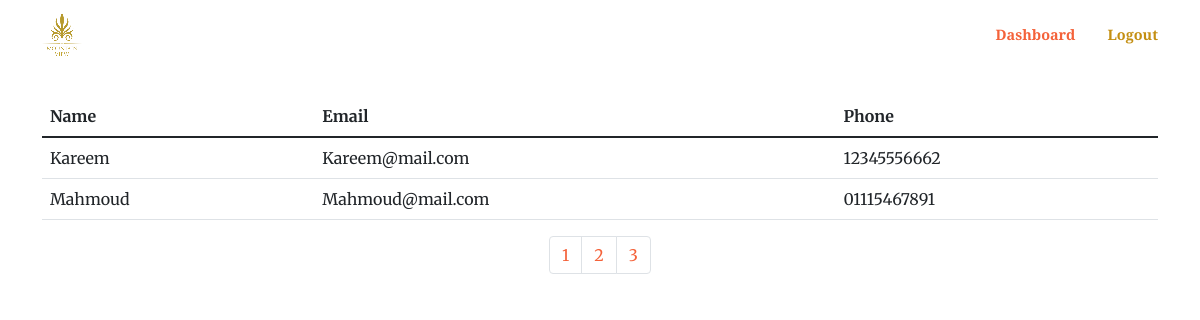
The page /dashboard.php?page=3 (signed in) on the database its author committed.
### tables this page shows
CREATE TABLE `db_clients` (
  `id` int NOT NULL,
  `name` text NOT NULL,
  `email` varchar(191) NOT NULL,
  `phone_no` varchar(191) NOT NULL,
  `status` int NOT NULL DEFAULT '1',
  `created_at` timestamp NOT NULL DEFAULT CURRENT_TIMESTAMP,
  `modified_at` timestamp NOT NULL DEFAULT CURRENT_TIMESTAMP
);

### Model/Db.php (called while the page is built, shortened)
<?php
  class Db {
    protected $dbName = 'landing_2';
    protected $dbHost = 'localhost';
    protected $dbUser = 'root';
    protected $dbPass = 'user';
    protected $dbHandler, $dbStmt;
    public function __construct()
    {
      $Dsn = "mysql:host=" . $this->dbHost . ';dbname=' . $this->dbName;
      $Options = array(
        PDO::ATTR_PERSISTENT => true,
        PDO::ATTR_ERRMODE => PDO::ERRMODE_EXCEPTION
      );
      try {
        $this->dbHandler = new PDO($Dsn, $this->dbUser, $this->dbPass, $Options);
      } catch (Exception $e) {
        var_dump('Couldn\'t Establish A Database Connection. Due to the following reason: ' . $e->getMessage());
      }
    }
    public function query($query)
    {
      $this->dbStmt = $this->dbHandler->prepare($query);
    }
    public function execute()
    {
      $this->dbStmt->execute();
      return true;
    }
    public function fetch()
    {
      $this->execute();
      return $this->dbStmt->fetch(PDO::FETCH_ASSOC);
    }
    public function fetchAll()
    {
      $this->execute();
      return $this->dbStmt->fetchAll(PDO::FETCH_ASSOC);
    }
  }
 ?>

### controller/Dashboard.php (called while the page is built, shortened)
<?php
  require_once('./Model/DashboardModel.php');
  class Dashboard extends Controller {
    private $dashboardModel;
    public function __construct()
    {
      $this->dashboardModel = new DashboardModel();
    }
    public function getClients() :array
    {
      $PaginatedClients = $this->dashboardModel->fetchPaginatedClients();
      return $PaginatedClients;
    }
  }
 ?>

### Model/DashboardModel.php (called while the page is built, shortened)
<?php
    require_once(__dir__ . '/Db.php');
class DashboardModel extends Db {
  public function fetchPaginatedClients() :array
  {
    $perPage = 5;
    $this->query("SELECT count(*) as count FROM db_clients");
    $this->execute();
    $clients_total_count_results = $this->fetch(PDO::FETCH_ASSOC);
      if (count($clients_total_count_results['count']) > 0) {
        $total_pages = ceil($clients_total_count_results['count'] / $perPage);
        $page = isset($_GET['page']) ? $_GET['page'] : 1;
        $starting_limit = ($page - 1) * $perPage;
        $this->query("SELECT * FROM db_clients ORDER BY id ASC LIMIT $starting_limit,$perPage");
        $this->execute();
        $clients = $this->fetchAll();
        $Response = array(
          'status' => true,
          'data' => $clients,
          'total_pages' => $total_pages
        );
        return $Response;
      }
    }
  }
?>

### dashboard.php (the view, shortened to what this page needs)
<?php require_once('./controller/Dashboard.php');
  $Dashboard = new Dashboard();
  $clientsData = $Dashboard->getClients();
  if($clientsData["status"]){
    $clients = $clientsData['data'];
    $total_pages = $clientsData['total_pages'];
  }
  require('./nav.php');
?>
<main role="main" class="container" >
  <div class="container" >
    <div class="row mt-5 " >
      <div class="col-xs-12 col-sm-12 col-md-12 col-xl-12 col-lg-12">
        <br><br>
      </div>
    </div>
    <div class="row" >
      <?php if ($clientsData['status']):?>
          <table class="table">
          <thead>
            <tr>
              <th scope="col">Name</th>
              <th scope="col">Email</th>
              <th scope="col">Phone</th>
            </tr>
          </thead>
          <tbody>
          <?php foreach ($clients as $key => $value) : ?>
            <tr>
              <td><?php echo ucwords($value['name']); ?></td>
              <td><?php echo ucwords($value['email']); ?></td>
              <td><?php echo ucwords($value['phone_no']); ?></td>
            </tr>
          <?php endforeach; ?>
          </tbody>
        </table>
      <?php endif ;  ?>
    </div>
  </div>
</main>
<nav aria-label="Page navigation example">
  <ul class="pagination justify-content-center">
    <?php for ($page = 1; $page <= $total_pages ; $page++):?>
      <li class="page-item">
        <a  class="page-link" href='<?php echo "?page=$page"; ?>' class="links">
          <?php  echo $page; ?>
        </a>
      </li>
    <?php endfor; ?>
  </ul>
</nav>
</body>
</html>

### rows shown on the page
db_clients: name "Kareem", email "Kareem@mail.com", phone_no "12345556662"
db_clients: name "Mahmoud", email "Mahmoud@mail.com", phone_no "01115467891"
